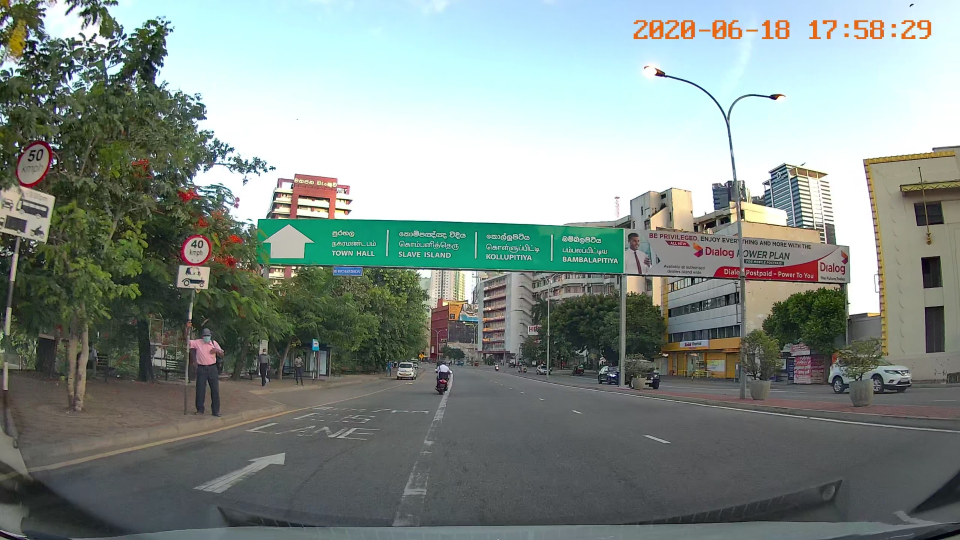
#> input picture test_images/23.jpg, 1920 x 1080 px (shown at 1/2 size)
$ python -i augmentations.py   (imports and definitions only)
#> lines starting #> are read from the running program, lines starting #| are printed output that depends on the picture
#> further down, picture is the input picture: shape (1080, 1920, 3); mean B, G, R 137.4, 142.6, 130.6
# YOLOv3 🚀 by Ultralytics, GPL-3.0 license
"""
Image augmentation functions
"""

import math
import random

import cv2
import numpy as np

from fpn.utils.general import LOGGER, check_version, colorstr, resample_segments, segment2box
from fpn.utils.metrics import bbox_ioa


class Albumentations:
    #  Albumentations class (optional, only used if package is installed)
    # [53 lines left out: functions __init__, __call__, not called in this run]


def augment_hsv(im, hgain=0.5, sgain=0.5, vgain=0.5):
    # HSV color-space augmentation
#> called with hgain = 0.5, sgain = 0.5, vgain = 0.5
    if hgain or sgain or vgain:
        r = np.random.uniform(-1, 1, 3) * [hgain, sgain, vgain] + 1  # random gains
        hue, sat, val = cv2.split(cv2.cvtColor(im, cv2.COLOR_BGR2HSV))
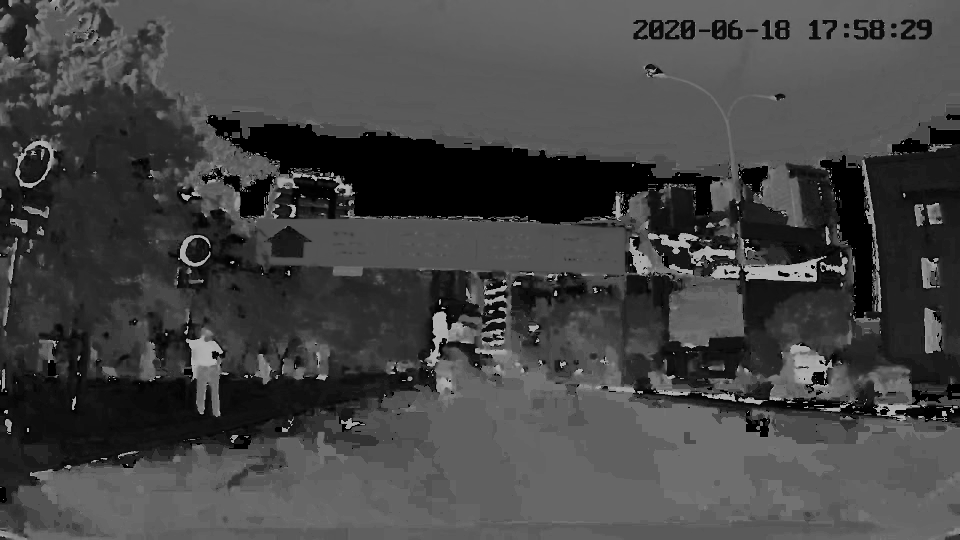
#> hue: shape (1080, 1920) (shown at 1/2 size); min 0, max 179, mean 68.8
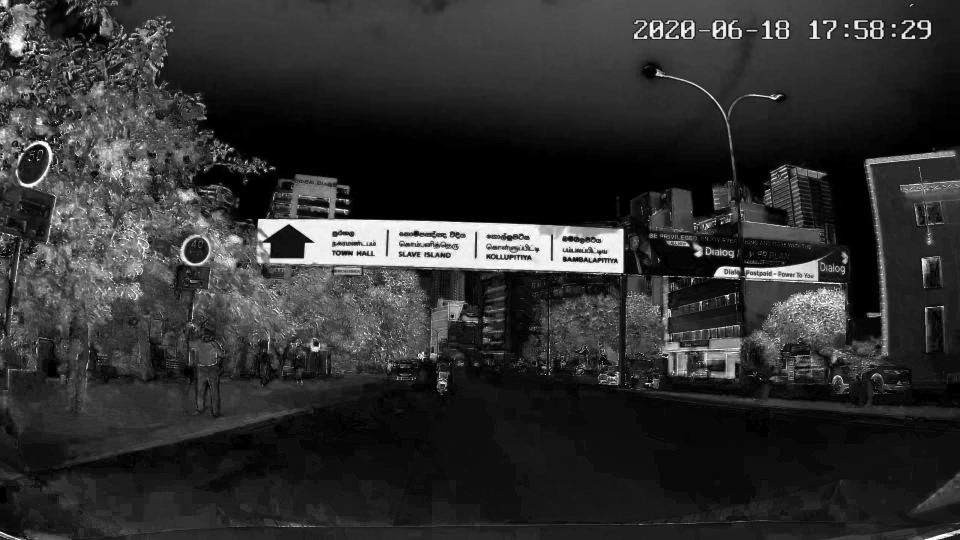
#> sat: shape (1080, 1920) (shown at 1/2 size); min 0, max 255, mean 47.8
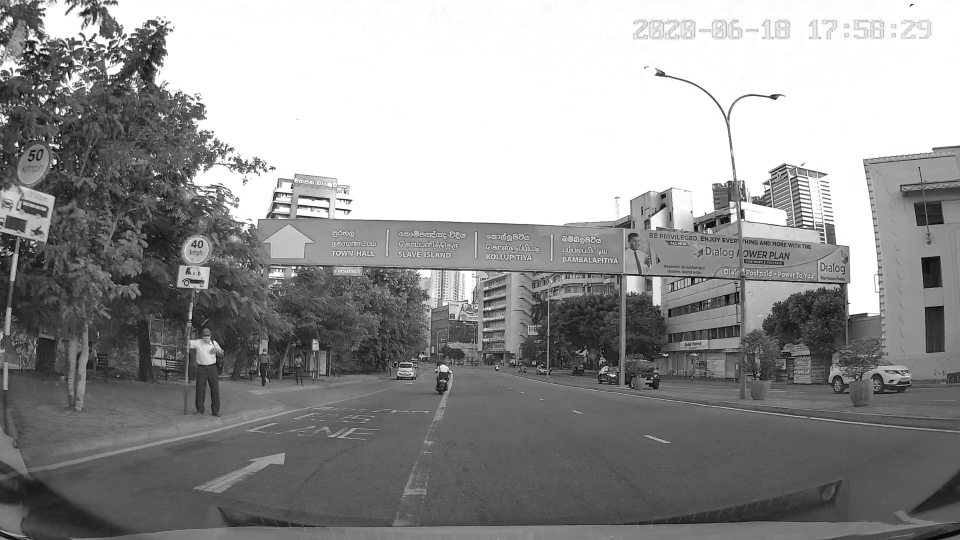
#> val: shape (1080, 1920) (shown at 1/2 size); min 0, max 255, mean 147.6
        dtype = im.dtype  # uint8

        x = np.arange(0, 256, dtype=r.dtype)
        lut_hue = ((x * r[0]) % 180).astype(dtype)
        lut_sat = np.clip(x * r[1], 0, 255).astype(dtype)
#> lut_sat = 256 values from 0 to 255
        lut_val = np.clip(x * r[2], 0, 255).astype(dtype)
#> lut_val = 256 values from 0 to 255

        im_hsv = cv2.merge((cv2.LUT(hue, lut_hue), cv2.LUT(sat, lut_sat), cv2.LUT(val, lut_val)))
#> im_hsv: shape (1080, 1920, 3); mean H, S, V 69.7, 56.7, 154.5
        cv2.cvtColor(im_hsv, cv2.COLOR_HSV2BGR, dst=im)  # no return needed
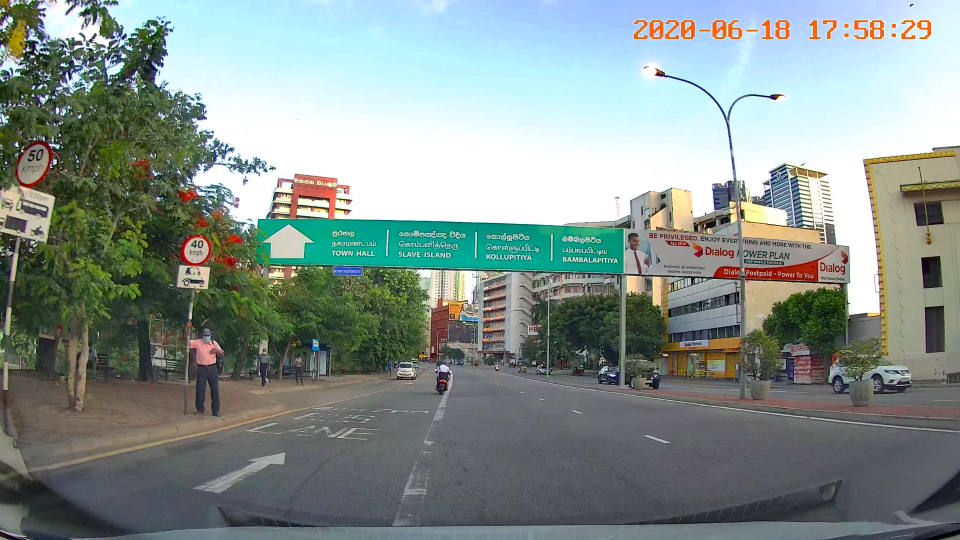
#> im: shape (1080, 1920, 3) (shown at 1/2 size); mean B, G, R 141.6, 146.1, 132.9


# [215 lines left out: functions hist_equalize, replicate, letterbox, random_perspective, copy_paste, cutout and 2 more, not called in this run]

>>> import cv2
>>> picture = cv2.imread('../../test_images/23.jpg')
>>> result = augment_hsv(picture)

$ run again, on test_images/45.jpg
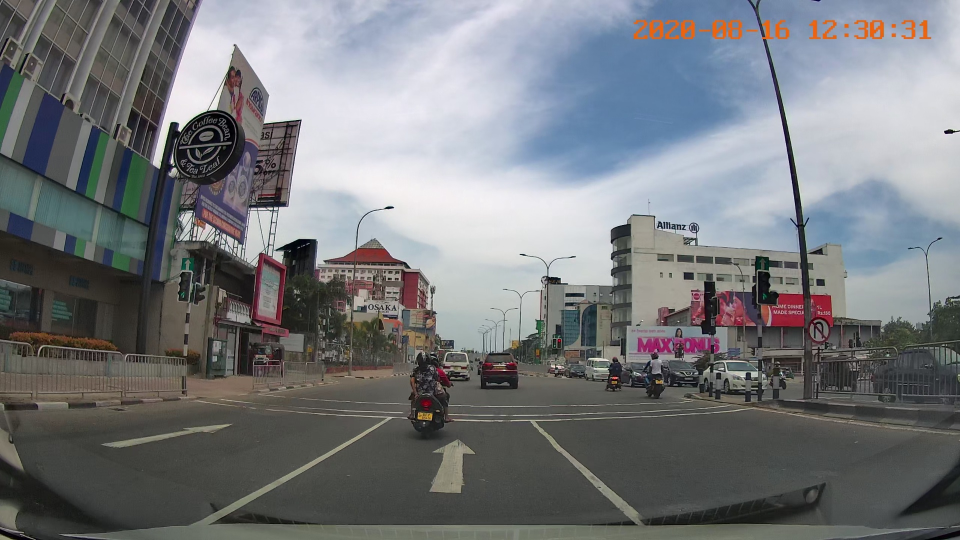
#> input picture test_images/45.jpg, 1920 x 1080 px (shown at 1/2 size)
#> picture is the input picture: shape (1080, 1920, 3); mean B, G, R 123.9, 120.8, 118.1
#> in augment_hsv, `hue, sat, val = cv2.split(cv2.cvtColor(im, cv2.COLOR_BGR2HSV))`:
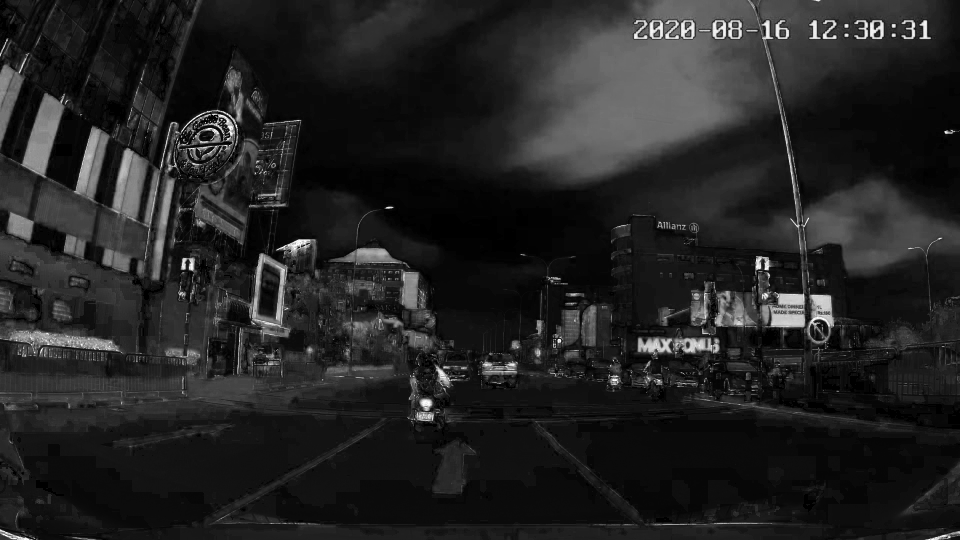
#> sat: shape (1080, 1920) (shown at 1/2 size); min 0, max 255, mean 35.1
#> im_hsv: shape (1080, 1920, 3); mean H, S, V 74.7, 42, 142.2
#> in augment_hsv, `cv2.cvtColor(im_hsv, cv2.COLOR_HSV2BGR, dst=im)`:
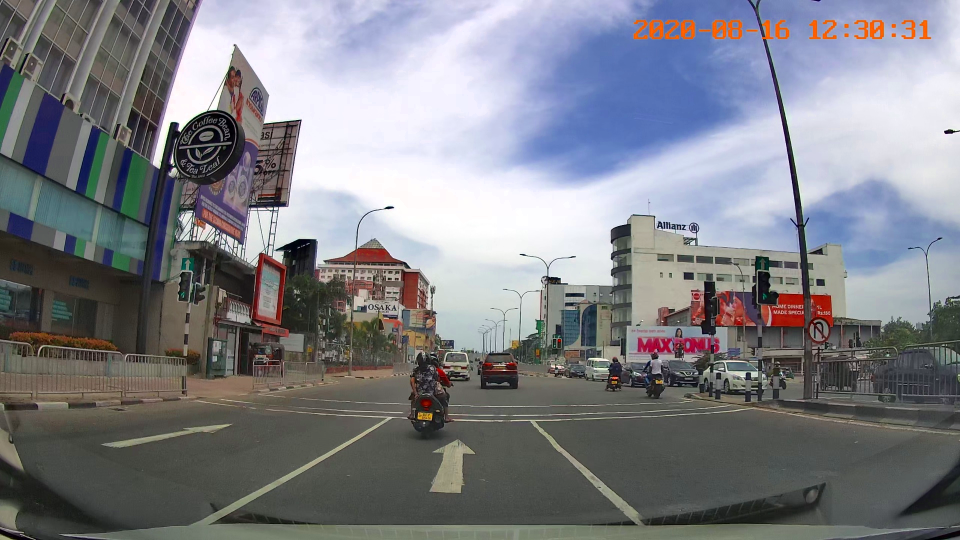
#> im: shape (1080, 1920, 3) (shown at 1/2 size); mean B, G, R 134.3, 128.2, 126.7

$ run again, on test_images/64.jpg
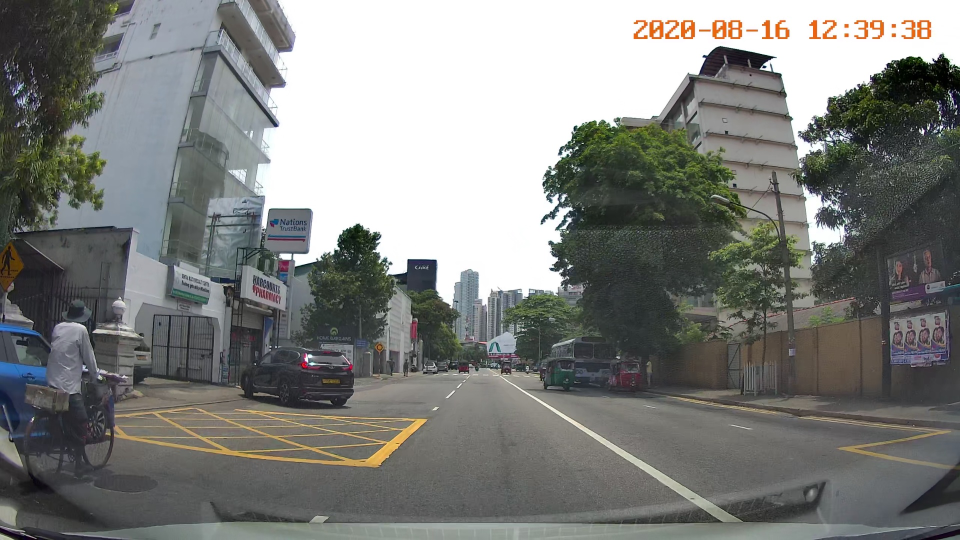
#> input picture test_images/64.jpg, 1920 x 1080 px (shown at 1/2 size)
#> picture is the input picture: shape (1080, 1920, 3); mean B, G, R 125.9, 128.8, 127.2
#> in augment_hsv, `hue, sat, val = cv2.split(cv2.cvtColor(im, cv2.COLOR_BGR2HSV))`:
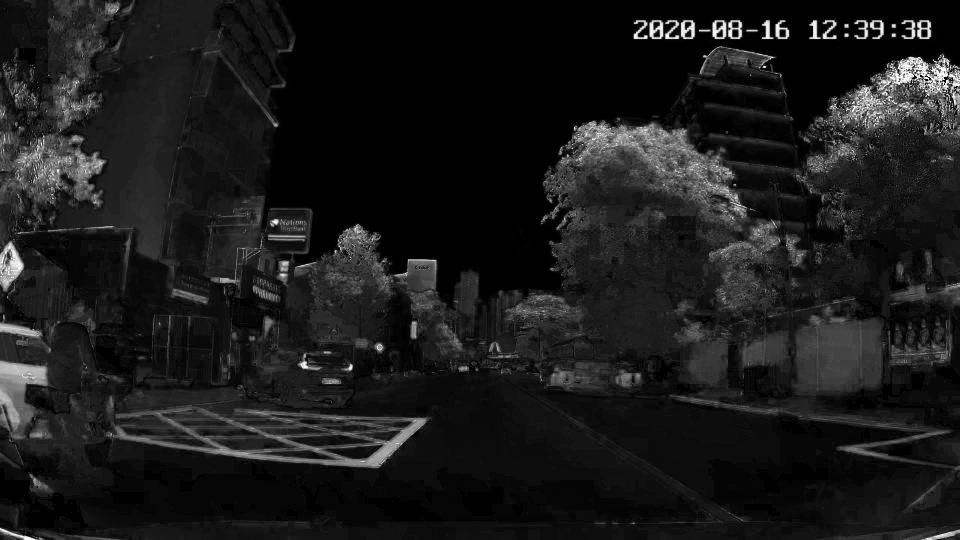
#> sat: shape (1080, 1920) (shown at 1/2 size); min 0, max 255, mean 26.3
#> in augment_hsv, `hue, sat, val = cv2.split(cv2.cvtColor(im, cv2.COLOR_BGR2HSV))`:
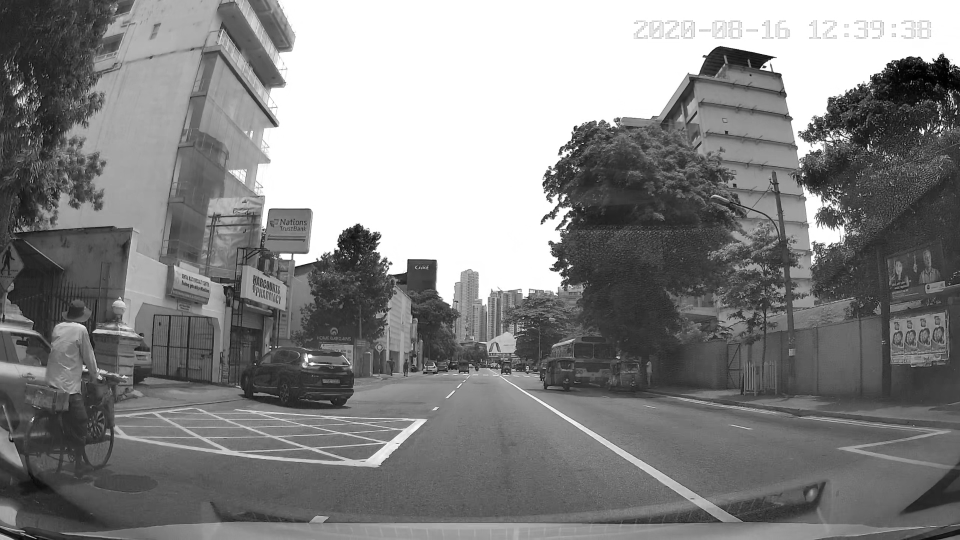
#> val: shape (1080, 1920) (shown at 1/2 size); min 0, max 255, mean 132.1
#> im_hsv: shape (1080, 1920, 3); mean H, S, V 56.3, 31.5, 139.8

$ run again, on test_images/40c.jpg
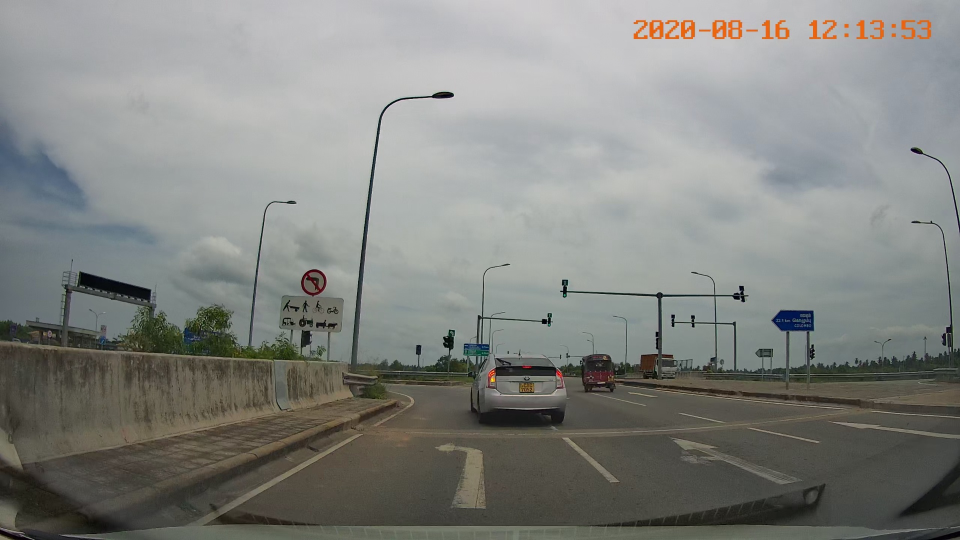
#> input picture test_images/40c.jpg, 1920 x 1080 px (shown at 1/2 size)
#> picture is the input picture: shape (1080, 1920, 3); mean B, G, R 128.7, 132.3, 130.4
#> in augment_hsv, `hue, sat, val = cv2.split(cv2.cvtColor(im, cv2.COLOR_BGR2HSV))`:
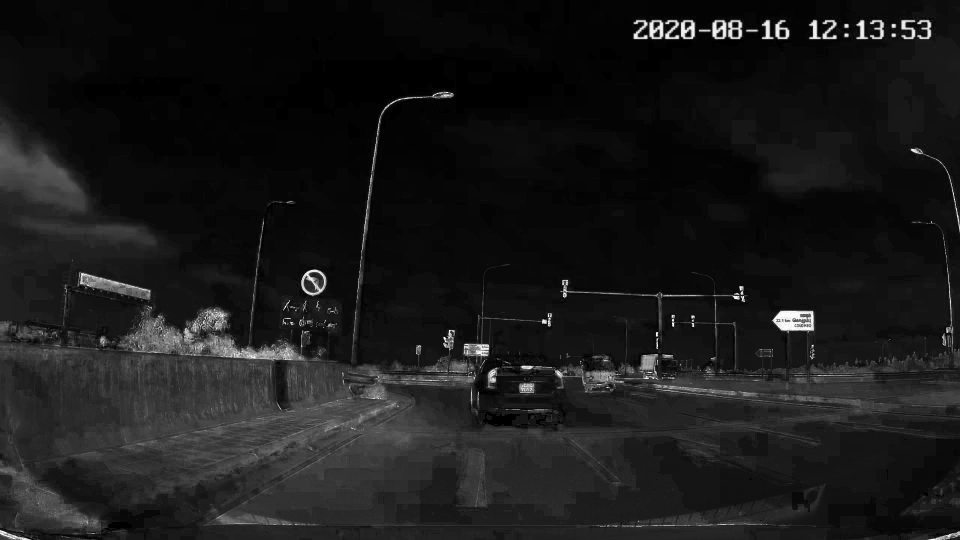
#> sat: shape (1080, 1920) (shown at 1/2 size); min 0, max 255, mean 25.5
#> in augment_hsv, `hue, sat, val = cv2.split(cv2.cvtColor(im, cv2.COLOR_BGR2HSV))`:
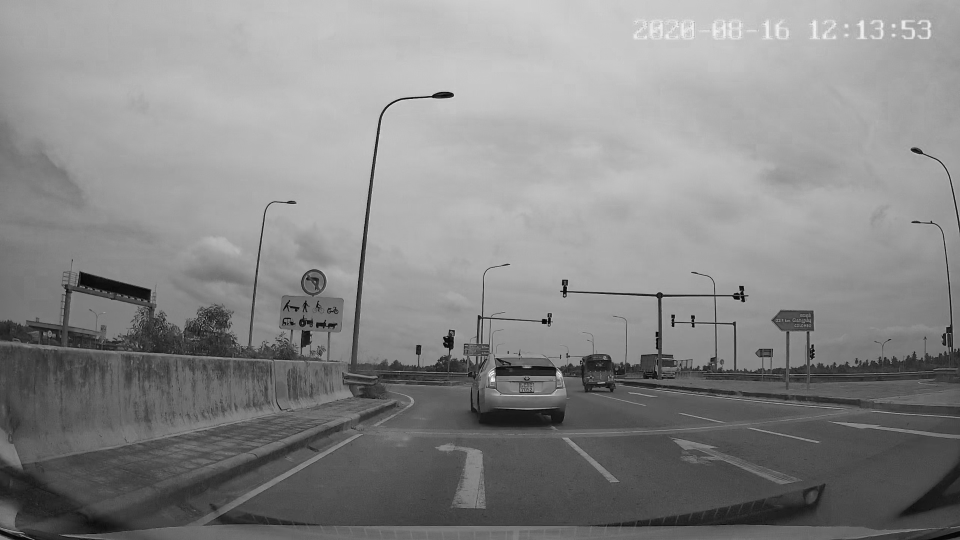
#> val: shape (1080, 1920) (shown at 1/2 size); min 1, max 255, mean 135.2
#> im_hsv: shape (1080, 1920, 3); mean H, S, V 68.4, 30.3, 148.6
